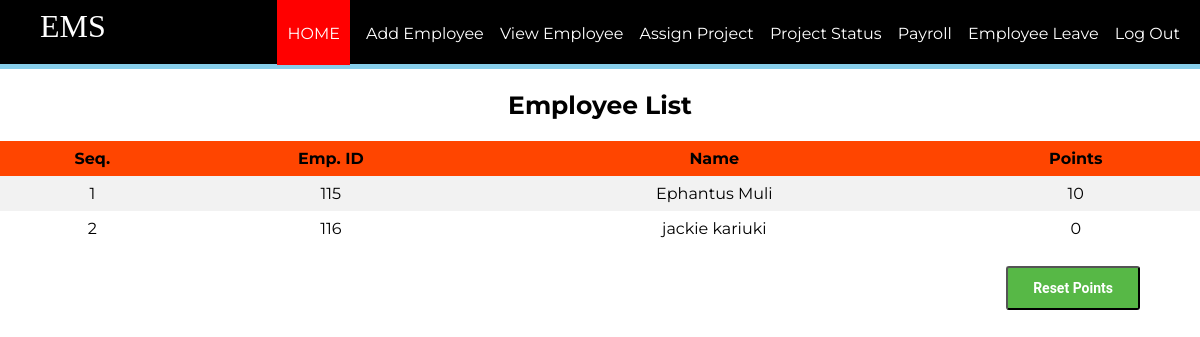
Screenshot of /employee/aloginwel.php with the database file from the repository.
### tables this page shows
CREATE TABLE `rank` (
  `eid` int(11) NOT NULL,
  `points` int(11) DEFAULT '0'
);

CREATE TABLE `employee` (
  `id` int(11) NOT NULL,
  `firstName` varchar(100) NOT NULL,
  `lastName` varchar(100) NOT NULL,
  `email` varchar(100) NOT NULL,
  `password` text NOT NULL,
  `birthday` date NOT NULL,
  `gender` varchar(10) NOT NULL,
  `contact` varchar(20) NOT NULL,
  `nid` int(20) NOT NULL,
  `address` varchar(100) DEFAULT NULL,
  `dept` varchar(100) NOT NULL,
  `degree` varchar(100) NOT NULL,
  `pic` text NOT NULL
);

### employee/aloginwel.php (the view, shortened to what this page needs)
<?php
require_once ('process/dbh.php');
$sql = "SELECT id, firstName, lastName,  points FROM employee, rank WHERE rank.eid = employee.id order by rank.points desc";
$result = mysqli_query($conn, $sql);
?>
<html>
<head>
	<link rel="stylesheet" type="text/css" href="styleemplogin.css">
</head>
<body>
	<header>
		<nav>
			<h1>EMS</h1>
			<ul id="navli">
				<li><a class="homered" href="aloginwel.php">HOME</a></li>
				<li><a class="homeblack" href="addemp.php">Add Employee</a></li>
				<li><a class="homeblack" href="viewemp.php">View Employee</a></li>
				<li><a class="homeblack" href="assign.php">Assign Project</a></li>
				<li><a class="homeblack" href="assignproject.php">Project Status</a></li>
				<li><a class="homeblack" href="salaryemp.php">Payroll</a></li>
				<li><a class="homeblack" href="empleave.php">Employee Leave</a></li>
				<li><a class="homeblack" href="alogin.html">Log Out</a></li>
			</ul>
		</nav>
	</header>
	<div class="divider"></div>
	<div id="divimg">
		<h2 style="font-family: 'Montserrat', sans-serif; font-size: 25px; text-align: center;">Employee List </h2>
    	<table>
			<tr bgcolor="#000">
				<th align = "center">Seq.</th>
				<th align = "center">Emp. ID</th>
				<th align = "center">Name</th>
				<th align = "center">Points</th>
			</tr>
			<?php
				$seq = 1;
				while ($employee = mysqli_fetch_assoc($result)) {
					echo "<tr>";
					echo "<td>".$seq."</td>";
					echo "<td>".$employee['id']."</td>";
					echo "<td>".$employee['firstName']." ".$employee['lastName']."</td>";
					echo "<td>".$employee['points']."</td>";
					$seq+=1;
				}
			?>
		</table>
		<div class="p-t-20">
			<button class="btn btn--radius btn--green" type="submit" style="float: right; margin-right: 60px"><a href="reset.php" style="text-decoration: none; color: white"> Reset Points</button>
		</div>
	</div>
</body>
</html>

### employee/styleemplogin.css (style rules this page uses)
body { margin: 0px; }
header { background: black; color: white; padding: 8px 20px 6px 40px; height: 50px; }
header h1 { display: inline; font-family: 'Times New Roman'; font-weight: 400; font-size: 32px; float: left; margin-top: 0px; margin-right: 10px; }
nav ul { display: inline; padding: 0px; float: right; }
nav ul li { display: inline-block; list-style-type: none; color: white; float: none; margin-left: 12px; }
nav ul li a { color: white; text-decoration: none; }
#navli { font-family: 'Montserrat', sans-serif; }
.homered { background-color: red; padding: 30px 10px 22px 10px; }
.divider { background-color: skyblue; height: 5px; }
table { margin: 0px; border-collapse: collapse; width: 100%; font-family: 'Montserrat', sans-serif; }
th, td { text-align: center; padding: 8px; }
tr:nth-child(even) { background-color: #f2f2f2 }
th { background-color: orangered; color: black; }
.p-t-20 { padding-top: 20px; }
.btn { line-height: 40px; display: inline-block; padding: 0 25px; cursor: pointer; font-family: "Roboto", "Arial", "Helvetica Neue", sans-serif; color: #fff; -webkit-transition: all 0.4s ease; -o-transition: all 0.4s ease; -moz-transition: all 0.4s ease; transition: all 0.4s ease; font-size: 14px; font-weight: 700; }
.btn--radius { -webkit-border-radius: 3px; -moz-border-radius: 3px; border-radius: 3px; }
.btn--green { background: #57b846; }

### rows the page displays
rank: eid "115", eid.firstName "Ephantus", eid.lastName "Muli", points "10"
rank: eid "116", eid.firstName "jackie", eid.lastName "kariuki", points "0"
